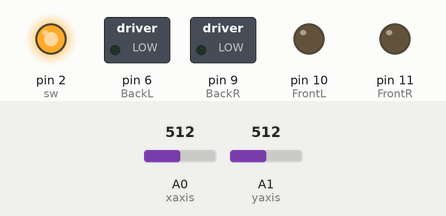
Recording of a sketch running on a simulated Arduino Uno, built with avr-gcc and run on an emulated ATmega328P. Shown: switched loads named in the sketch (green lamp = pin HIGH), output pins drawn as LEDs (lit = HIGH). Inputs (shaded band) come from the test bench; at power-on: A0 (xaxis) = 512, A1 (yaxis) = 512. What the sketch prints to the serial monitor is not drawn.

Above: at 1.2 s.
1.3 s: A0 (xaxis) set to 716
At 1.9 s:
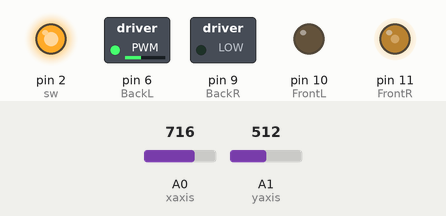
2.8 s: A1 (yaxis) set to 716
At 4.0 s:
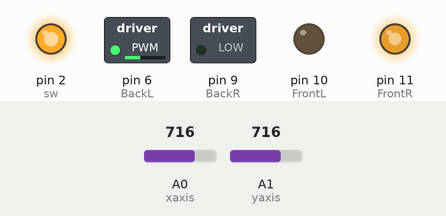
4.3 s: A0 (xaxis) set to 900
At 5.2 s:
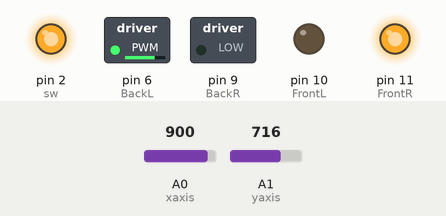
5.8 s: A1 (yaxis) set to 511
At 6.3 s:
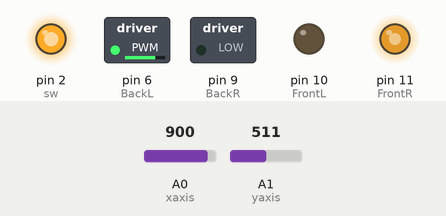
7.3 s: A1 (yaxis) set to 306
At 8.5 s:
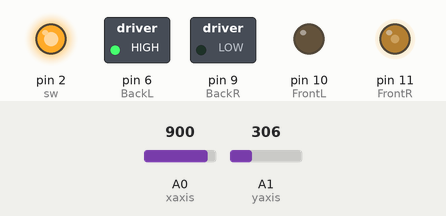
8.8 s: A0 (xaxis) set to 1023
At 9.6 s:
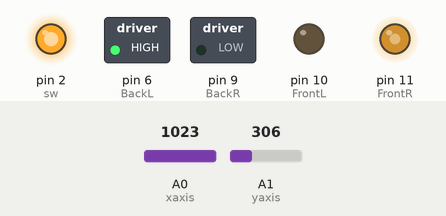
Timing chart, 0 to 11.3 s (numbered marks = the images above; inputs shaded):
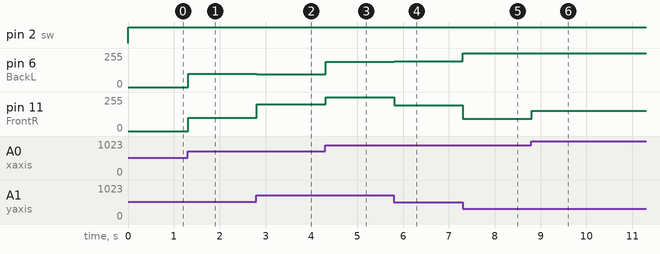

Measured:
- after the input at 1.3 s, pin 6 (BackL), pin 11 (FrontR): 0/255 → 101/255 at once
- after the input at 2.8 s, pin 6 (BackL): 101/255 → 96/255 at once; pin 11 (FrontR): 101/255 → 202/255 at once
- after the input at 4.3 s, pin 6 (BackL): 96/255 → 188/255 at once; pin 11 (FrontR): 202/255 → 255/255 at once
- after the input at 5.8 s, pin 6 (BackL): 188/255 → 193/255 at once; pin 11 (FrontR): 255/255 → 193/255 at once
- after the input at 7.3 s, pin 6 (BackL): 193/255 → 255/255 at once; pin 11 (FrontR): 193/255 → 91/255 at once
- after the input at 8.8 s, pin 11 (FrontR): 91/255 → 153/255 at once

The sketch:

MotorCode_with_LED_as_on_26final.ino
```cpp
int sw=2;
int xaxis=A0;
int yaxis=A1;
int FrontR=11;
int FrontL=10;
int BackR=9;
int BackL=6;
int xmapped,lval,rval,x,y;
const int vmax=255;
void setup() {
 pinMode(sw,OUTPUT);
 pinMode(xaxis,INPUT);
 pinMode(yaxis,INPUT);
 pinMode(FrontR,OUTPUT);
 pinMode(FrontL,OUTPUT);
 pinMode(BackR,OUTPUT);
 pinMode(BackL,OUTPUT);
 Serial.begin(9600);
}
void loop() {
digitalWrite(sw,HIGH);
x=analogRead(xaxis);
y=analogRead(yaxis);
//calibration for x and y
//x=x+K; // constvalue K is x calibration factor: K=512-x
//y=y+H //constvalue H  is y calibration factor: H=512-y

if(y>512) // above origin to move forward
{
  rval=map(y,512,1023,0,255);
  lval=map(y,512,10230,0,255);
}
else if(y<512) // below origin to move backward
{
  rval=map(y,512,0,0,-255);
  lval=map(y,512,0,0,-255);
}
else
{
rval=0;
lval=0;
}
// mapping xAxis to get exact analogWrite value

 if(x>512)
{
  xmapped=map(x,512,1023,0,255);
  rval=rval+xmapped;
  lval=lval-xmapped;
   if(rval>255)
  {
     rval=255;
  }
  if(lval<-255)
  {
  lval=-255;
  }

}
else if(x<512)
{
  xmapped=map(x,512,0,0,255);
  rval=rval+xmapped;
  lval=lval-xmapped;
  if(rval>255)
  {
     rval=255;
  }
  if(lval<-255)
  {
  lval=-255;
  }
}

if(rval<0)
{
  analogWrite(BackR,abs(rval));
}
else
{
  analogWrite(FrontR,rval);
}
if(lval<0)
{
 analogWrite(BackL,abs(lval));
}
else
 analogWrite(FrontL,lval);

 Serial.print('The xAxis: ');
 Serial.print(x);

 Serial.print('The yAxis: ');
 Serial.print(y);

}
```
